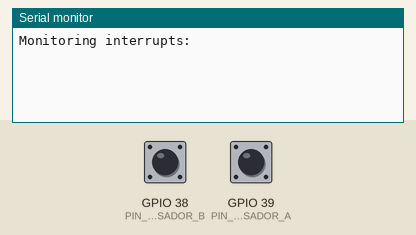
The sketch below on a simulated ESP32. On the bench: the last lines printed to the serial monitor. Inputs (shaded band) come from the test bench; at power-on: GPIO 38 (PIN_PULSADOR_B) HIGH, GPIO 39 (PIN_PULSADOR_A) HIGH.

Above: at 1.2 s.
1.3 s: GPIO 38 (PIN_PULSADOR_B) pulled LOW for 0.15 s
At 2.6 s:
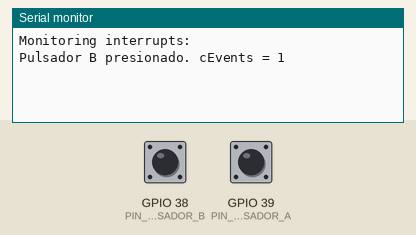
2.9 s: GPIO 39 (PIN_PULSADOR_A) pulled LOW for 0.15 s
At 4.1 s:
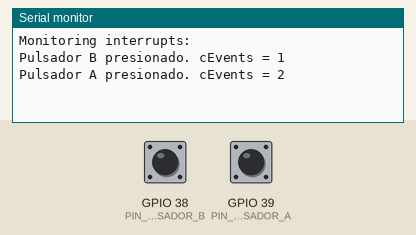
4.5 s: GPIO 38 (PIN_PULSADOR_B) pulled LOW for 1 s
At 6.5 s:
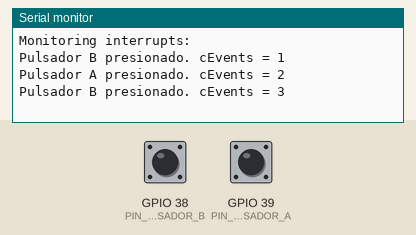
7.0 s: GPIO 39 (PIN_PULSADOR_A) pulled LOW for 1 s
At 8.5 s:
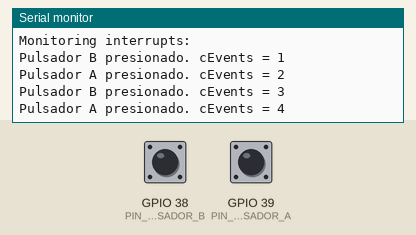

The sketch:

Ejer_6_tarea_seccritica.ino
```cpp
/* Ejercicio 6: Seccion critica vinculada a tareas
*/
#define PIN_PULSADOR_A 39
#define PIN_PULSADOR_B 38

//declarar el manejador para el semáforo binario como variable global
SemaphoreHandle_t xSemaphore_A = NULL;
SemaphoreHandle_t xSemaphore_B = NULL;

//declarar el manejador para el semáforo mutex como variable global
SemaphoreHandle_t xMutex = NULL;


static int cEvents;
int const a_end = 32767;
int const b_end = 199;
volatile int incr_2 = 0;

// Rutina de interrupción, llamada cuando se presiona el pulsador
void IRAM_ATTR pulsadorA_ISR() {
    // da el semáforo para que quede libre para la tarea pulsador
   xSemaphoreGiveFromISR(xSemaphore_A, NULL);
}
void IRAM_ATTR pulsadorB_ISR() {
    // da el semáforo para que quede libre para la tarea pulsador
   xSemaphoreGiveFromISR(xSemaphore_B, NULL);
}

void task_pulsador_A(void* arg) {

   while(1) {
      int incr = 1;
      int cuenta;
      // Espero por la notificación de la ISR
      if(xSemaphoreTake(xSemaphore_A,portMAX_DELAY) == pdTRUE) {

            // Tomamos el mutex antes de acceder a la variable compartida 'cEvents'.
            // Si el mutex está disponible, esta tarea lo toma y continúa.
            // Si no está disponible (porque la Tarea B lo tiene), esta tarea se bloqueará
            // (sin consumir CPU) hasta que el mutex sea liberado.
            if(xSemaphoreTake(xMutex, portMAX_DELAY) == pdTRUE){
              cuenta = cEvents;
              Delay_c(a_end,b_end);
              cuenta += incr;
              cEvents = cuenta;

              // Liberamos el mutex para que otras tareas puedan usarlo.
              xSemaphoreGive(xMutex);
            }

            Serial.print("Pulsador A presionado. cEvents = ");
            Serial.println(cEvents);
      }
   }
}
void task_pulsador_B(void* arg) {

   while(1) {
      // Espero por la notificación de la ISR
      if(xSemaphoreTake(xSemaphore_B,portMAX_DELAY) == pdTRUE) {

            // Se realiza el mismo procedimiento de tomar y liberar el mutex
            // que en la Tarea A para garantizar la integridad de 'cEvents'.
            if(xSemaphoreTake(xMutex, portMAX_DELAY) == pdTRUE){
              cEvents ++;

              // Liberamos el mutex.
              xSemaphoreGive(xMutex);
            }

            Serial.print("Pulsador B presionado. cEvents = ");
            Serial.println(cEvents);
      }
   }
}

void setup() {
  Serial.begin(115200);
  Serial.println("Monitoring interrupts: ");
  pinMode(PIN_PULSADOR_A, INPUT_PULLUP);
  pinMode(PIN_PULSADOR_B, INPUT_PULLUP);
  attachInterrupt(digitalPinToInterrupt(PIN_PULSADOR_A), pulsadorA_ISR, RISING);
  attachInterrupt(digitalPinToInterrupt(PIN_PULSADOR_B), pulsadorB_ISR, RISING);

   // se crea el semáforo binario
   xSemaphore_A = xSemaphoreCreateBinary();
   xSemaphore_B = xSemaphoreCreateBinary();

   //Se crea el Mutex
   // Un mutex es un tipo especial de semáforo binario diseñado para la exclusión mutua.
   // A diferencia de un semáforo binario, idealmente solo la tarea que toma el mutex debería liberarlo.
   xMutex = xSemaphoreCreateMutex();

   // creo la tarea task_pulsador
   xTaskCreate(task_pulsador_A, "task_pulsador", 2048, NULL, 4, NULL);
   xTaskCreate(task_pulsador_B, "task_pulsador", 2048, NULL, 4, NULL);
}

void Delay_c(int const a_end, int const b_end){
    int a, b;
      for (a = 1; a <= a_end; a++){
        for (b = 1; b <= b_end; b++)
          {
           incr_2++;
           }
        };
}
void loop() {}
```

Measured:
- after the input at 1.3 s, the serial monitor: prints a new line after 0.15 s (image 1)
- after the input at 2.9 s, the serial monitor: prints a new line after 0.15 s (image 2)
- after the input at 4.5 s, the serial monitor: prints a new line after 1.0 s (image 3)
- after the input at 7.0 s, the serial monitor: prints a new line after 1.0 s (image 4)
